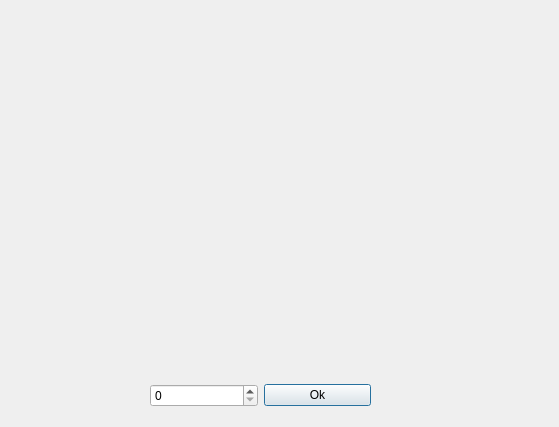
<?xml version="1.0" encoding="UTF-8"?>
<ui version="4.0">
 <class>mod_fields</class>
 <widget class="QDialog" name="mod_fields">
  <property name="geometry">
   <rect>
    <x>0</x>
    <y>0</y>
    <width>559</width>
    <height>427</height>
   </rect>
  </property>
  <property name="windowTitle">
   <string>Dialog</string>
  </property>
  <widget class="QLabel" name="mod_label">
   <property name="geometry">
    <rect>
     <x>30</x>
     <y>10</y>
     <width>451</width>
     <height>251</height>
    </rect>
   </property>
   <property name="text">
    <string/>
   </property>
  </widget>
  <widget class="QWidget" name="">
   <property name="geometry">
    <rect>
     <x>150</x>
     <y>370</y>
     <width>221</width>
     <height>51</height>
    </rect>
   </property>
   <layout class="QHBoxLayout" name="horizontalLayout">
    <item>
     <widget class="QSpinBox" name="sel_mod"/>
    </item>
    <item>
     <widget class="QPushButton" name="mod_ok">
      <property name="text">
       <string>Ok</string>
      </property>
     </widget>
    </item>
   </layout>
  </widget>
 </widget>
 <resources/>
 <connections/>
</ui>
